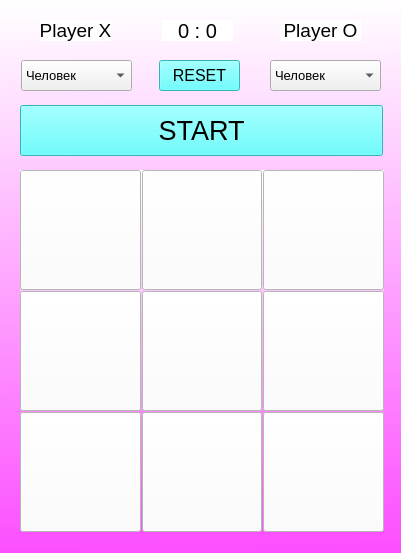
<?xml version="1.0" encoding="UTF-8"?>
<ui version="4.0">
 <class>Form</class>
 <widget class="QWidget" name="Form">
  <property name="geometry">
   <rect>
    <x>0</x>
    <y>0</y>
    <width>401</width>
    <height>553</height>
   </rect>
  </property>
  <property name="windowTitle">
   <string>TicTacToe</string>
  </property>
  <property name="styleSheet">
   <string notr="true">background-color: qlineargradient(spread:pad, x1:0.557, y1:1, x2:0.545, y2:0, stop:0 rgba(252, 78, 255, 255), stop:1 rgba(255, 255, 255, 255));</string>
  </property>
  <widget class="QWidget" name="gridLayoutWidget">
   <property name="geometry">
    <rect>
     <x>20</x>
     <y>170</y>
     <width>364</width>
     <height>364</height>
    </rect>
   </property>
   <layout class="QGridLayout" name="gridLayout">
    <property name="spacing">
     <number>1</number>
    </property>
    <item row="0" column="1">
     <widget class="QPushButton" name="pB6">
      <property name="minimumSize">
       <size>
        <width>120</width>
        <height>120</height>
       </size>
      </property>
      <property name="font">
       <font>
        <pointsize>40</pointsize>
        <weight>50</weight>
        <bold>false</bold>
        <strikeout>false</strikeout>
       </font>
      </property>
      <property name="cursor">
       <cursorShape>PointingHandCursor</cursorShape>
      </property>
      <property name="styleSheet">
       <string notr="true">background-color: rgb(255, 255, 255);</string>
      </property>
      <property name="text">
       <string/>
      </property>
     </widget>
    </item>
    <item row="1" column="2">
     <widget class="QPushButton" name="pB8">
      <property name="minimumSize">
       <size>
        <width>120</width>
        <height>120</height>
       </size>
      </property>
      <property name="font">
       <font>
        <pointsize>40</pointsize>
        <weight>50</weight>
        <bold>false</bold>
        <strikeout>false</strikeout>
       </font>
      </property>
      <property name="cursor">
       <cursorShape>PointingHandCursor</cursorShape>
      </property>
      <property name="styleSheet">
       <string notr="true">background-color: rgb(255, 255, 255);</string>
      </property>
      <property name="text">
       <string/>
      </property>
     </widget>
    </item>
    <item row="1" column="0">
     <widget class="QPushButton" name="pB2">
      <property name="minimumSize">
       <size>
        <width>120</width>
        <height>120</height>
       </size>
      </property>
      <property name="font">
       <font>
        <pointsize>40</pointsize>
        <weight>50</weight>
        <bold>false</bold>
        <strikeout>false</strikeout>
       </font>
      </property>
      <property name="cursor">
       <cursorShape>PointingHandCursor</cursorShape>
      </property>
      <property name="styleSheet">
       <string notr="true">background-color: rgb(255, 255, 255);</string>
      </property>
      <property name="text">
       <string/>
      </property>
     </widget>
    </item>
    <item row="1" column="1">
     <widget class="QPushButton" name="pB5">
      <property name="minimumSize">
       <size>
        <width>120</width>
        <height>120</height>
       </size>
      </property>
      <property name="font">
       <font>
        <pointsize>40</pointsize>
        <weight>50</weight>
        <bold>false</bold>
        <strikeout>false</strikeout>
       </font>
      </property>
      <property name="cursor">
       <cursorShape>PointingHandCursor</cursorShape>
      </property>
      <property name="styleSheet">
       <string notr="true">background-color: rgb(255, 255, 255);</string>
      </property>
      <property name="text">
       <string/>
      </property>
     </widget>
    </item>
    <item row="0" column="0">
     <widget class="QPushButton" name="pB3">
      <property name="minimumSize">
       <size>
        <width>120</width>
        <height>120</height>
       </size>
      </property>
      <property name="font">
       <font>
        <pointsize>40</pointsize>
        <weight>50</weight>
        <bold>false</bold>
        <strikeout>false</strikeout>
       </font>
      </property>
      <property name="cursor">
       <cursorShape>PointingHandCursor</cursorShape>
      </property>
      <property name="styleSheet">
       <string notr="true">background-color: rgb(255, 255, 255);</string>
      </property>
      <property name="text">
       <string/>
      </property>
     </widget>
    </item>
    <item row="0" column="2">
     <widget class="QPushButton" name="pB9">
      <property name="minimumSize">
       <size>
        <width>120</width>
        <height>120</height>
       </size>
      </property>
      <property name="font">
       <font>
        <pointsize>40</pointsize>
        <weight>50</weight>
        <bold>false</bold>
        <strikeout>false</strikeout>
       </font>
      </property>
      <property name="cursor">
       <cursorShape>PointingHandCursor</cursorShape>
      </property>
      <property name="styleSheet">
       <string notr="true">background-color: rgb(255, 255, 255);</string>
      </property>
      <property name="text">
       <string/>
      </property>
     </widget>
    </item>
    <item row="3" column="1">
     <widget class="QPushButton" name="pB4">
      <property name="minimumSize">
       <size>
        <width>120</width>
        <height>120</height>
       </size>
      </property>
      <property name="font">
       <font>
        <pointsize>40</pointsize>
        <weight>50</weight>
        <bold>false</bold>
        <strikeout>false</strikeout>
       </font>
      </property>
      <property name="cursor">
       <cursorShape>PointingHandCursor</cursorShape>
      </property>
      <property name="styleSheet">
       <string notr="true">background-color: rgb(255, 255, 255);</string>
      </property>
      <property name="text">
       <string/>
      </property>
     </widget>
    </item>
    <item row="3" column="2">
     <widget class="QPushButton" name="pB7">
      <property name="minimumSize">
       <size>
        <width>120</width>
        <height>120</height>
       </size>
      </property>
      <property name="font">
       <font>
        <pointsize>40</pointsize>
        <weight>50</weight>
        <bold>false</bold>
        <strikeout>false</strikeout>
       </font>
      </property>
      <property name="cursor">
       <cursorShape>PointingHandCursor</cursorShape>
      </property>
      <property name="styleSheet">
       <string notr="true">background-color: rgb(255, 255, 255);</string>
      </property>
      <property name="text">
       <string/>
      </property>
     </widget>
    </item>
    <item row="3" column="0">
     <widget class="QPushButton" name="pB1">
      <property name="minimumSize">
       <size>
        <width>120</width>
        <height>120</height>
       </size>
      </property>
      <property name="font">
       <font>
        <pointsize>40</pointsize>
        <weight>50</weight>
        <bold>false</bold>
        <strikeout>false</strikeout>
       </font>
      </property>
      <property name="cursor">
       <cursorShape>PointingHandCursor</cursorShape>
      </property>
      <property name="styleSheet">
       <string notr="true">background-color: rgb(255, 255, 255);</string>
      </property>
      <property name="text">
       <string/>
      </property>
     </widget>
    </item>
   </layout>
  </widget>
  <widget class="QComboBox" name="comboBox_X">
   <property name="geometry">
    <rect>
     <x>21</x>
     <y>60</y>
     <width>111</width>
     <height>31</height>
    </rect>
   </property>
   <property name="font">
    <font>
     <pointsize>10</pointsize>
    </font>
   </property>
   <property name="styleSheet">
    <string notr="true">background-color: rgb(240, 240, 240);</string>
   </property>
   <item>
    <property name="text">
     <string>Человек</string>
    </property>
   </item>
   <item>
    <property name="text">
     <string>Бот (легкий)</string>
    </property>
   </item>
   <item>
    <property name="text">
     <string>Бот (средний)</string>
    </property>
   </item>
   <item>
    <property name="text">
     <string>Бот (сложный)</string>
    </property>
   </item>
  </widget>
  <widget class="QLabel" name="lbl_X">
   <property name="geometry">
    <rect>
     <x>40</x>
     <y>20</y>
     <width>71</width>
     <height>21</height>
    </rect>
   </property>
   <property name="font">
    <font>
     <pointsize>14</pointsize>
    </font>
   </property>
   <property name="styleSheet">
    <string notr="true">background-color: rgb(255, 255, 255);</string>
   </property>
   <property name="text">
    <string>Player X</string>
   </property>
   <property name="alignment">
    <set>Qt::AlignCenter</set>
   </property>
  </widget>
  <widget class="QLabel" name="lbl_O">
   <property name="geometry">
    <rect>
     <x>280</x>
     <y>20</y>
     <width>81</width>
     <height>21</height>
    </rect>
   </property>
   <property name="font">
    <font>
     <pointsize>14</pointsize>
    </font>
   </property>
   <property name="styleSheet">
    <string notr="true">background-color: rgb(255, 255, 255);</string>
   </property>
   <property name="text">
    <string>Player O</string>
   </property>
   <property name="alignment">
    <set>Qt::AlignCenter</set>
   </property>
  </widget>
  <widget class="QPushButton" name="btn_start">
   <property name="geometry">
    <rect>
     <x>20</x>
     <y>105</y>
     <width>363</width>
     <height>51</height>
    </rect>
   </property>
   <property name="font">
    <font>
     <pointsize>20</pointsize>
     <weight>50</weight>
     <bold>false</bold>
    </font>
   </property>
   <property name="styleSheet">
    <string notr="true">background-color: rgb(67, 255, 255);
color: rgb(0, 0, 0);</string>
   </property>
   <property name="text">
    <string>START</string>
   </property>
  </widget>
  <widget class="QComboBox" name="comboBox_O">
   <property name="geometry">
    <rect>
     <x>270</x>
     <y>60</y>
     <width>111</width>
     <height>31</height>
    </rect>
   </property>
   <property name="font">
    <font>
     <pointsize>10</pointsize>
    </font>
   </property>
   <property name="styleSheet">
    <string notr="true">background-color: rgb(240, 240, 240);</string>
   </property>
   <item>
    <property name="text">
     <string>Человек</string>
    </property>
   </item>
   <item>
    <property name="text">
     <string>Бот (легкий)</string>
    </property>
   </item>
   <item>
    <property name="text">
     <string>Бот (средний)</string>
    </property>
   </item>
   <item>
    <property name="text">
     <string>Бот (сложный)</string>
    </property>
   </item>
  </widget>
  <widget class="QLabel" name="lbl_score">
   <property name="geometry">
    <rect>
     <x>162</x>
     <y>20</y>
     <width>71</width>
     <height>21</height>
    </rect>
   </property>
   <property name="font">
    <font>
     <pointsize>15</pointsize>
    </font>
   </property>
   <property name="styleSheet">
    <string notr="true">background-color: rgb(255, 255, 255);</string>
   </property>
   <property name="text">
    <string>0 : 0</string>
   </property>
   <property name="alignment">
    <set>Qt::AlignCenter</set>
   </property>
  </widget>
  <widget class="QPushButton" name="btn_reset">
   <property name="geometry">
    <rect>
     <x>159</x>
     <y>60</y>
     <width>81</width>
     <height>31</height>
    </rect>
   </property>
   <property name="font">
    <font>
     <pointsize>12</pointsize>
    </font>
   </property>
   <property name="styleSheet">
    <string notr="true">background-color: rgb(67, 255, 255);
color: rgb(0, 0, 0);</string>
   </property>
   <property name="text">
    <string>RESET</string>
   </property>
  </widget>
 </widget>
 <resources/>
 <connections/>
</ui>
